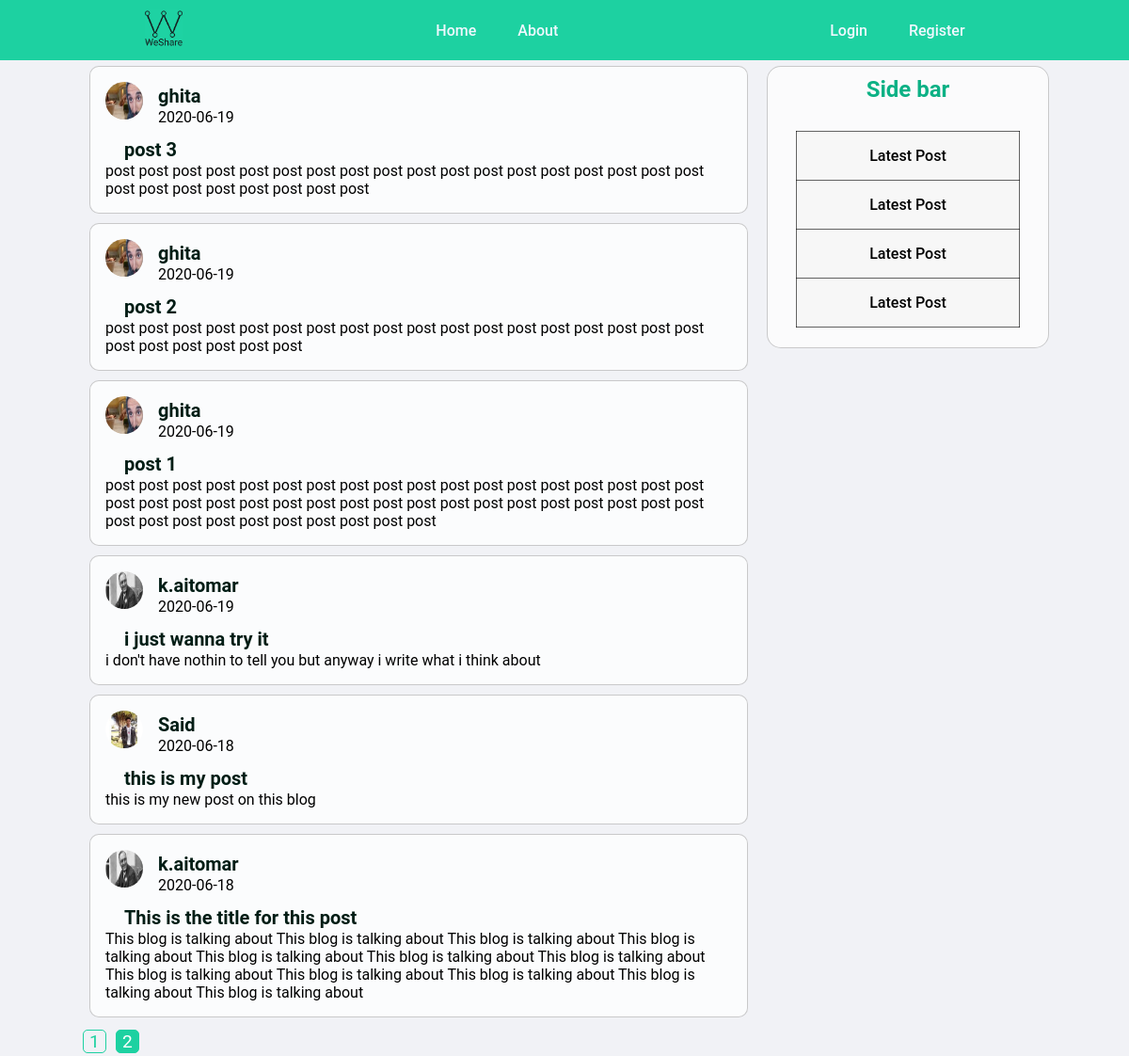
The page /home?page=2 on the database its author committed.
### blogapp/models.py (models this page shows, shortened)
class Post(db.Model):
    id = db.Column(db.Integer, primary_key=True)
    title = db.Column(db.String(100), nullable=False)
    date_posted = db.Column(db.DateTime, nullable=False, default=datetime.utcnow)
    content = db.Column(db.Text, nullable=False)
    user_id = db.Column(db.Integer, db.ForeignKey('user.id'), nullable=False)

class User(db.Model, UserMixin):
    id = db.Column(db.Integer, primary_key=True)
    username = db.Column(db.String(20), unique=True, nullable=False)
    email = db.Column(db.String(120), unique=True, nullable=False)
    image_file = db.Column(db.String(20), nullable=False, default='default.jpg')
    password = db.Column(db.String(60), nullable=False)
    posts = db.relationship('Post', backref='author', lazy=True)

### blogapp/main/routes.py (the view)
@main.route('/')
@main.route('/home')
def home():
    page = request.args.get('page', 1, type=int)
    posts = Post.query.order_by(Post.date_posted.desc()).paginate(page=page, per_page=7)
    return  render_template('home.html' , posts = posts)

### blogapp/templates/home.html
{% extends 'layout.html' %}
{%block content%}
    {% for post in posts.items %}
        <article class="blog-post-info">
            <img src="{{ url_for('static' , filename='profil_pics/'+ post.author.image_file) }}" alt="">
            <div class="blog-post-authour">
                <h1><a href="{{ url_for('users.user_posts', username=post.author.username) }}">{{ post.author.username }}</a></h1>
            </div>
            <div class="blog-post-date">
                <p>{{ post.date_posted.strftime('%Y-%m-%d') }}</p>
            </div>
            <div class="post-infos">
                <div>
                    <h2> <a href="{{ url_for('posts.post' , post_id=post.id) }}" class="single-post-title"> {{ post.title }}</a></h2>
                </div>
                <div class="blog-post-content">
                    <p>{{ post.content }}</p>
                </div>
            </div>
        </article>
    {% endfor %}
    {% for page_num in posts.iter_pages(left_edge=1, right_edge=1, left_current=1, right_current=2) %}
        {% if page_num %}
            {% if posts.page == page_num %}
                <a class="page-num-active" href="{{ url_for('main.home', page=page_num) }}">{{ page_num }}</a>
            {% else %}
                <a class="page-num" href="{{ url_for('main.home', page=page_num) }}">{{ page_num }}</a>
            {% endif %}
        {% else %}
        ...
        {% endif %}
    {% endfor %}
{%endblock content%}

### blogapp/static/style.css (style rules this page uses)
* { font-family: 'Roboto' , sans-serif; box-sizing: border-box; margin : 0; padding: 0; }
body { background-color: #f1f2f6; font-size: medium; }
body { background-color: #f1f2f6; display: flex; justify-content: center; }
.blog-post-info { background-color: rgba(255, 255, 255, 0.719); margin: 10px; padding: 1rem; width: 700px; border: 1px solid rgba(0, 0, 0, 0.2) ; border-radius: 10px; }
.blog-post-info img { width: 40px; height: 40px; float: left; margin: 0 1rem 0 0; border-radius: 50%; display: block; }
.blog-post-info a { text-decoration: none; font-size: 20px; color: #001d15 }
.page-num { text-decoration: none; font-size: 1.2em; display: inline-block; text-align: center; color: #1dd1a1; width: 25px; height: 25px; border: 1px solid #1dd1a1; border-radius: 5px; margin: 3px; }
.page-num-active { text-decoration: none; font-size: 1.2em; display: inline-block; text-align: center; color: white; background-color: #1dd1a1; width: 25px; height: 25px; border: 1px solid #1dd1a1; border-radius: 5px; margin: 3px; }
.single-post-title { margin:0px 0px 10px 20px; }
.post-infos { margin-top: 10px; }

### rows shown on the page
Post: image_file (picture), author.username "ghita", date_posted "2020-06-19", title "post 3", content "post post post post post post post post post post post post post post post post post post post post post post post post post post"
Post: image_file (picture), author.username "ghita", date_posted "2020-06-19", title "post 2", content "post post post post post post post post post post post post post post post post post post post post post post post post"
Post: image_file (picture), author.username "ghita", date_posted "2020-06-19", title "post 1", content "post post post post post post post post post post post post post post post post post post post post post post post post post post post post post post post post post post post post post post post post post post post post post post"
Post: image_file (picture), author.username "k.aitomar", date_posted "2020-06-19", title "i just wanna try it", content "i don't have nothin to tell you but anyway i write what i think about"
Post: image_file (picture), author.username "Said", date_posted "2020-06-18", title "this is my post", content "this is my new post on this blog"
Post: image_file (picture), author.username "k.aitomar", date_posted "2020-06-18", title "This is the title for this post", content "This blog is talking about This blog is talking about This blog is talking about This blog is talking about This blog is talking about This blog is talking about This blog is talking about This blog is talking about This blog is talking about This blog is talking about This blog is talking about This blog is talking about"

### other values the page prints
{{ page_num }} "1"
{{ page_num }} "2"
